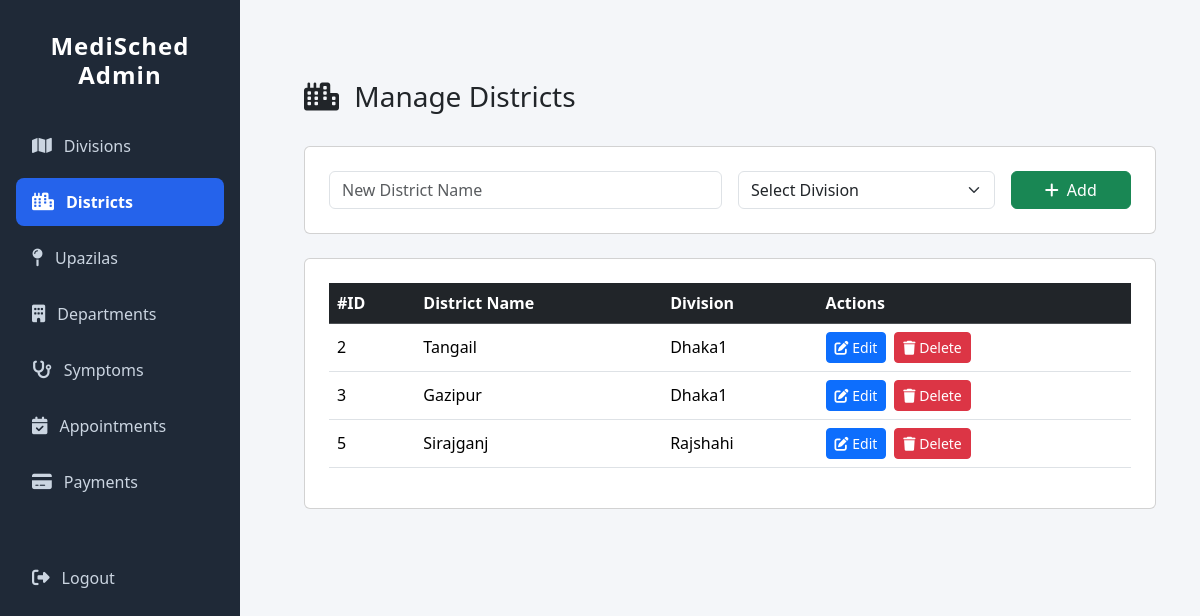
/adminapp/districts/, run on the app's committed database.
### adminapp/models.py (models this page shows, shortened)
class District(models.Model):
    district_name = models.CharField(max_length=100)
    division = models.ForeignKey(Division, on_delete=models.CASCADE, related_name='districts')
    class Meta:
        unique_together = ('district_name', 'division')

class Division(models.Model):
    division_name = models.CharField(max_length=100, unique=True)

### adminapp/views.py (the view)
# urls.py: path('districts/', views.district_list, name='district_list'),
def district_list(request):
    districts = District.objects.select_related('division').all()
    divisions = Division.objects.all()
    return render(request, 'adminapp/district_list.html', {'districts': districts, 'divisions': divisions})

### adminapp/templates/adminapp/district_list.html (shortened to what this page needs)
{% extends 'adminapp/base_admin.html' %}
{% load static %}
{% block content %}
<div class="container mt-5">
  <div class="d-flex justify-content-between align-items-center mb-4">
    <h3><i class="fa-solid fa-city me-2"></i> Manage Districts</h3>
  </div>
  <div class="card p-4 mb-4">
    <form method="POST" action="{% url 'add_district' %}" class="row g-3">
      <div class="col-6">
        <input type="text" name="district_name" class="form-control" placeholder="New District Name" required>
      </div>
      <div class="col-4">
        <select name="division_id" class="form-select" required>
          <option value="">Select Division</option>
        </select>
      </div>
      <div class="col-2 d-grid">
        <button class="btn btn-success"><i class="fa-solid fa-plus me-2"></i>Add</button>
      </div>
    </form>
  </div>
  <div class="card p-4">
    <div class="table-responsive">
      <table class="table table-hover align-middle">
        <thead class="table-dark">
          <tr>
            <th>#ID</th>
            <th>District Name</th>
            <th>Division</th>
            <th>Actions</th>
          </tr>
        </thead>
        <tbody>
          {% for dist in districts %}
          <tr>
            <td>{{ dist.id }}</td>
            <td>{{ dist.district_name }}</td>
            <td>{{ dist.division.division_name }}</td>
            <td>
              <div class="d-flex gap-2">
                <a href="{% url 'edit_district' dist.id %}" class="btn btn-primary btn-sm">
                  <i class="fa-solid fa-pen-to-square"></i> Edit
                </a>
                <a href="{% url 'delete_district' dist.id %}" class="btn btn-danger btn-sm">
                  <i class="fa-solid fa-trash"></i> Delete
                </a>
              </div>
            </td>
          </tr>
          {% empty %}
          <tr>
            <td colspan="4" class="text-center text-muted">
              No districts found. Add a new district above.
            </td>
          </tr>
          {% endfor %}
        </tbody>
      </table>
    </div>
  </div>
</div>
{% endblock %}

### adminapp/templates/adminapp/base_admin.html (style rules this page uses)
body { background-color: #f4f6f9; font-family: 'Segoe UI', Tahoma, Geneva, Verdana, sans-serif; }

### data on the page
District: id "2", district_name "Tangail", division.division_name "Dhaka1"
District: id "3", district_name "Gazipur", division.division_name "Dhaka1"
District: id "5", district_name "Sirajganj", division.division_name "Rajshahi"
